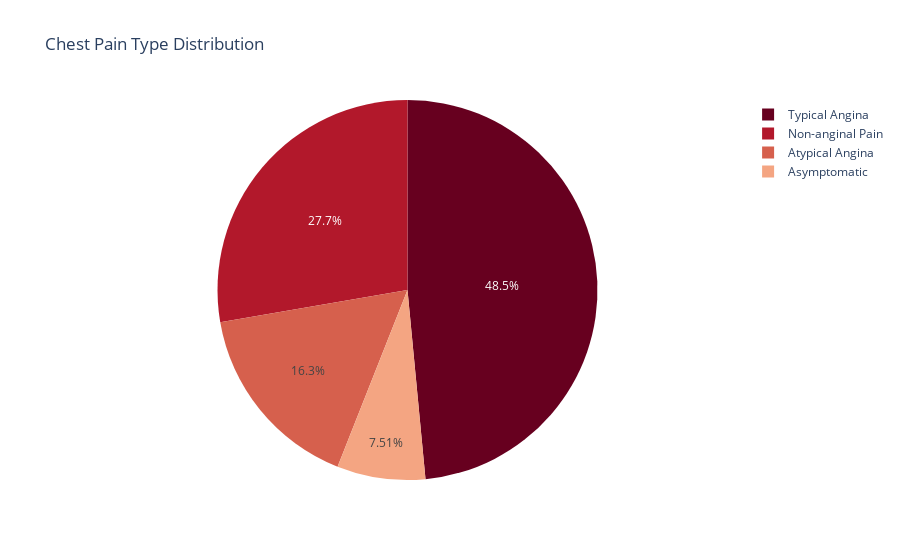

Write notebook code for a chart like this one.
### Code cell
import plotly.express as px
import pandas as pd

# Step 1: Get chest pain value counts
cp_count = df['cp'].value_counts().sort_index()

# Optional: Map cp codes to readable names
cp_labels = {
    0: 'Typical Angina',
    1: 'Atypical Angina',
    2: 'Non-anginal Pain',
    3: 'Asymptomatic'
}
cp_count.index = cp_count.index.map(cp_labels)

# Step 2: Create Pie Chart
fig = px.pie(
    names=cp_count.index,
    values=cp_count.values,
    title='Chest Pain Type Distribution',
    color_discrete_sequence=px.colors.sequential.RdBu
)

fig.show()

### Figure 1 — Plotly figure (JSON) as saved in the notebook; plotly's stock layout.template omitted (floating-point values rounded to 4 significant figures)
{"data": [{"domain": {"x": [0, 1], "y": [0, 1]}, "hovertemplate": "label=%{label}<br>value=%{value}<extra></extra>", "labels": ["Typical Angina", "Atypical Angina", "Non-anginal Pain", "Asymptomatic"], "legendgroup": "", "name": "", "showlegend": true, "type": "pie", "values": [497, 167, 284, 77]}], "layout": {"legend": {"tracegroupgap": 0}, "piecolorway": ["rgb(103,0,31)", "rgb(178,24,43)", "rgb(214,96,77)", "rgb(244,165,130)", "rgb(253,219,199)", "rgb(247,247,247)", "rgb(209,229,240)", "rgb(146,197,222)", "rgb(67,147,195)", "rgb(33,102,172)", "rgb(5,48,97)"], "title": {"text": "Chest Pain Type Distribution"}}}
